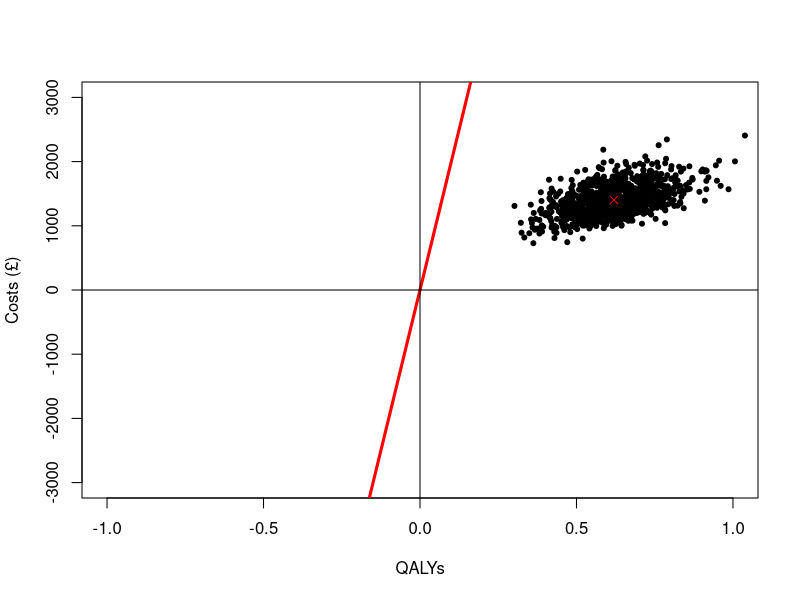

Source code (R):
# install.packages("truncnorm")

rm(list = ls())
gc()

###### input model parameters ######

# # age at the start
# n_age_init <- 25
# # maximum age
# n_age_max <- 110
# # number of cycles (one year cycle)
# n_t <- n_age_max - n_age_init
# # the 4 health states of the model:
# v_n <- c("H", "S1", "S2", "D") 
# # number of health states 
# n_states <- length(v_n)
# # discount rate
# d_r <- 0.035
# #number of MCMC iterations 
# n_sim <- 1000
# #cost of treatment
# c_Trt <- 50

#### function to sample model parameters ####

f_gen_psa <- function(n_sim = 1000, c_Trt = 50){
  
  require(truncnorm)
  
  df_psa <- data.frame(
    
    # Transition probabilities (per cycle)
    
    # prob Healthy -> Sick
    p_HS1   = rbeta(n = n_sim,
                    shape1 =  30,
                    shape2 =  170),
    
    # prob Sick    -> Healthy
    p_S1H   = rbeta(n = n_sim,
                    shape1 =  60,
                    shape2 =  60) ,
    
    # prob Sick    -> Sicker
    p_S1S2  = rbeta(n = n_sim,
                    shape1 =  84,
                    shape2 =  716),       
    
    # prob Healthy -> Dead
    p_HD    = rbeta(n = n_sim,
                    shape1 =  10,
                    shape2 =  1990),
    
    # rate ratio death S1 vs healthy
    hr_S1   = rlnorm(n = n_sim,
                     meanlog =  log(3),
                     sdlog =   0.01),
    
    # rate ratio death S2 vs healthy
    hr_S2   = rlnorm(n = n_sim,
                     meanlog =  log(10),
                     sdlog =  0.02),   
    
    # Cost vectors with length n_sim
    # cost p/cycle in state H
    c_H   = rgamma(n = n_sim, 
                   shape = 100, 
                   scale = 20),
    
    # cost p/cycle in state S1
    c_S1  = rgamma(n = n_sim, 
                   shape = 177.8, 
                   scale = 22.5),
    
    # cost p/cycle in state S2
    c_S2  = rgamma(n = n_sim,
                   shape = 225,
                   scale = 66.7),
    
    # cost p/cycle in state D
    c_D   = 0,
    
    # cost p/cycle of treatment
    c_Trt = c_Trt,
    
    # Utility vectors with length n_sim
    # utility when healthy
    u_H   = rtruncnorm(n = n_sim, 
                       mean = 1, 
                       sd = 0.01, 
                       b = 1),
    
    # utility when sick
    u_S1  = rtruncnorm(n = n_sim, 
                       mean = 0.75, 
                       sd = 0.02, 
                       b = 1),
    
    # utility when sicker
    u_S2  = rtruncnorm(n = n_sim, 
                       mean = 0.50,
                       sd = 0.03, 
                       b = 1),
    # utility when dead
    u_D   = 0,
    
    # utility when being treated
    u_Trt = rtruncnorm(n = n_sim,
                       mean = 0.95,
                       sd = 0.02, 
                       b = 1)  
  )
  
  return(df_psa)
}


#### Markov trace (as a function) ####

f_MM_sicksicker <- function(params) {
  # run following code with a set of data 
  with(as.list(params), {
    
    # rate of death in healthy
    r_HD    = - log(1 - p_HD) 
    # rate of death in sick
    r_S1D   = hr_S1 * r_HD 	  
    # rate of death in sicker
    r_S2D   = hr_S2 * r_HD  
    # probability of death in sick
    p_S1D   = 1 - exp(-r_S1D) 
    # probability of death in sicker
    p_S2D   = 1 - exp(-r_S2D) 
    # calculate discount weight for each cycle
    v_dwe <- v_dwc <- 1 / (1 + d_r) ^ (0:n_t) 
    #transition probability matrix for NO treatment
    m_P <- matrix(0,
                  nrow = n_states, 
                  ncol = n_states,
                  dimnames = list(v_n, v_n))
    # fill in the transition probability array
    
    ### From Healthy
    m_P["H", "H"]  <- 1 - (p_HS1 + p_HD)
    m_P["H", "S1"] <- p_HS1
    m_P["H", "D"]  <- p_HD
    ### From Sick
    m_P["S1", "H"]  <- p_S1H
    m_P["S1", "S1"] <- 1 - (p_S1H + p_S1S2 + p_S1D)
    m_P["S1", "S2"] <- p_S1S2
    m_P["S1", "D"]  <- p_S1D
    ### From Sicker
    m_P["S2", "S2"] <- 1 - p_S2D
    m_P["S2", "D"]  <- p_S2D
    ### From Dead
    m_P["D", "D"] <- 1
    # create empty Markov trace 
    m_TR <- matrix(data = NA, 
                   nrow = n_t + 1, 
                   ncol = n_states, 
                   dimnames = list(0:n_t, v_n))     
    
    # initialize Markov trace
    m_TR[1, ] <- c(1, 0, 0, 0)          
    
    ############ PROCESS #####################
    
    for (t in 1:n_t){ # throughout the number of cycles
      # estimate next cycle (t+1) of Markov trace
      m_TR[t + 1, ] <- m_TR[t, ] %*% m_P           
    }
    
    ########### OUTPUT  ######################
    
    # create vectors of utility and costs for each state
    v_u_trt    <- c(u_H, u_Trt, u_S2, u_D)
    

    v_u_no_trt <- c(u_H, u_S1, u_S2, u_D)
    v_c_trt    <- c(c_H, c_S1 + c_Trt,
                    c_S2 + c_Trt, c_D)
    
    v_c_no_trt <- c(c_H, c_S1, c_S2, c_D)
    # estimate mean QALYs and costs
    v_E_no_trt <- m_TR %*% v_u_no_trt
    
    v_E_trt    <- m_TR %*% v_u_trt
    
    v_C_no_trt <- m_TR %*% v_c_no_trt
    
    v_C_trt    <- m_TR %*% v_c_trt
    
    ### discount costs and QALYs
    #   1x31 %*% 31x1 -> 1x1
    
    te_no_trt <- t(v_E_no_trt) %*% v_dwe  
    te_trt    <- t(v_E_trt) %*% v_dwe
    
    tc_no_trt <- t(v_C_no_trt) %*% v_dwc
    
    tc_trt    <- t(v_C_trt)    %*% v_dwc
    
    results <- c(
      "Cost_NoTrt" = tc_no_trt, 
      "Cost_Trt"   = tc_trt, 
      "QALY_NoTrt" = te_no_trt, 
      "QALY_Trt" = te_trt,
      "ICER" = (tc_trt - tc_no_trt)/
        (te_trt - te_no_trt)
    )
    
    return(results)
  }) # end with function  
} # end f_MM_sicksicker function

#### Run PSA ####

f_wrapper <- function(
  
  # age at baseline
  n_age_init = 25, 
  # maximum age of follow up
  n_age_max  = 110,
  # discount rate for costs and QALYS 
  d_r = 0.035,
  # number of simulations
  n_sim   = 1000,
  # cost of treatment
  c_Trt   = 50       
  
){
  
  # need to specify environment of inner functions (to use outer function enviroment
  # alternatively - define functions within the wrapper function.
  environment(f_gen_psa)         <- environment()
  environment(f_MM_sicksicker)   <- environment()
  
  #-- Unadjustable inputs --#
  
  #  number of cycles
  n_t <- n_age_max - n_age_init
  # the 4 health states of the model:
  v_n <- c("H", "S1", "S2", "D") 
  # number of health states 
  n_states <- length(v_n) 
  
  #-- Create PSA Inputs --#
  
  df_psa <- f_gen_psa(n_sim = n_sim, 
                      c_Trt =  c_Trt)
  #--  Run PSA  --#
  
  # Initialize matrix of results outcomes
  m_out <- matrix(NaN, 
                  nrow = n_sim, 
                  ncol = 5,
                  dimnames = list(1:n_sim,
                                  c("Cost_NoTrt", "Cost_Trt",
                                    "QALY_NoTrt", "QALY_Trt",
                                    "ICER")))
  
  # run model for each row of PSA inputs
  for(i in 1:n_sim){
    
    # store results in row of results matrix
    m_out[i,] <- f_MM_sicksicker(df_psa[i, ])
    
  } # close model loop
  
  
  #-- Return results --#
  
  # convert matrix to dataframe (for plots)
  df_out <- as.data.frame(m_out) 
  
  # output the dataframe from the function  
  return(df_out) 
  
} # end of function

##### Run the model ######

results_1 <- f_wrapper(
  c_Trt = 200,
  n_age_init = 25,
  n_sim = 1000)

head(results_1)

plot(results_1$QALY_Trt - results_1$QALY_NoTrt, results_1$Cost_Trt - results_1$Cost_NoTrt,
     xlim = c(-1,1),
     ylim = c(-3000, 3000),
     xlab = "QALYs",
     ylab = "Costs (£)",
     pch = 20
)
points(mean(results_1$QALY_Trt - results_1$QALY_NoTrt), mean(results_1$Cost_Trt - results_1$Cost_NoTrt),
       pch = 4, col = "red")
lines(c(-1,1), c(-20000, 20000), col = "red", lwd = 3)
abline(h=0)
abline(v=0)
